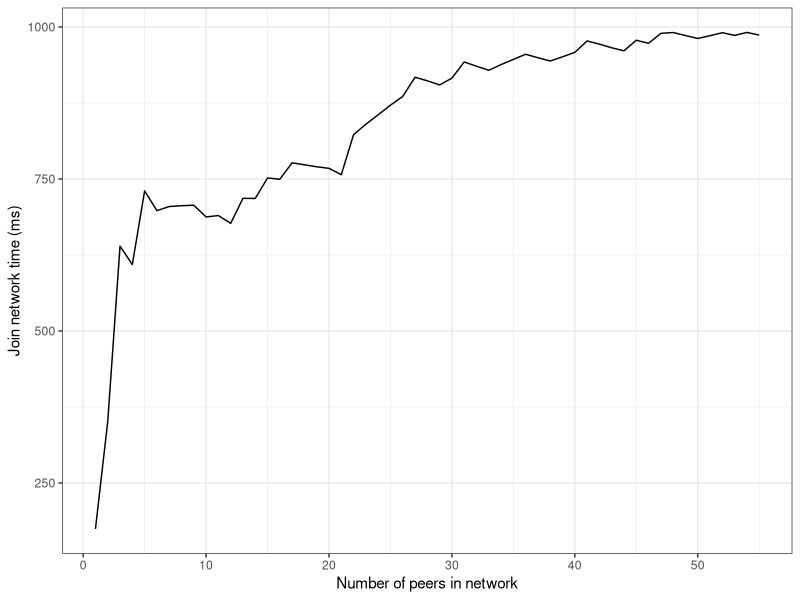

Write the R code that produced this figure. (Note: this script raises an error after producing the figure.)
library(ggplot2)
setwd("~/Dropbox/SDN/DTRM/Paper/Plots")
#df <- read.csv("./Data_actual_compare_succ_rand.csv")
#df <- df[df$Destpeer_selection=="Successor", ]
#df$joinTime <- df$joinTime/10

df <- read.csv("./Data_joinTime_actual.csv")
plot <- ggplot(df, aes(x=n)) +
        #geom_point(aes(y = msg)) +
        geom_line(aes(y = joinTime)) +
        theme_bw() +
        theme(legend.position=c(.15, .8)) + 
        scale_x_continuous(breaks = c(0,10,20,30,40,50)) +
        #scale_linetype_manual("Boot peer Selection" ,labels = c("Randomly picked", "Successor"), values = c("dashed", "solid")) +
        #ggtitle("Time to join network") +
        labs(y = "Join network time (ms)", x = "Number of peers in network") +
        ggsave(file="Time to join network.png",  width = 15.875, height=11.985625, units = "cm", dpi=300)

print(plot)

